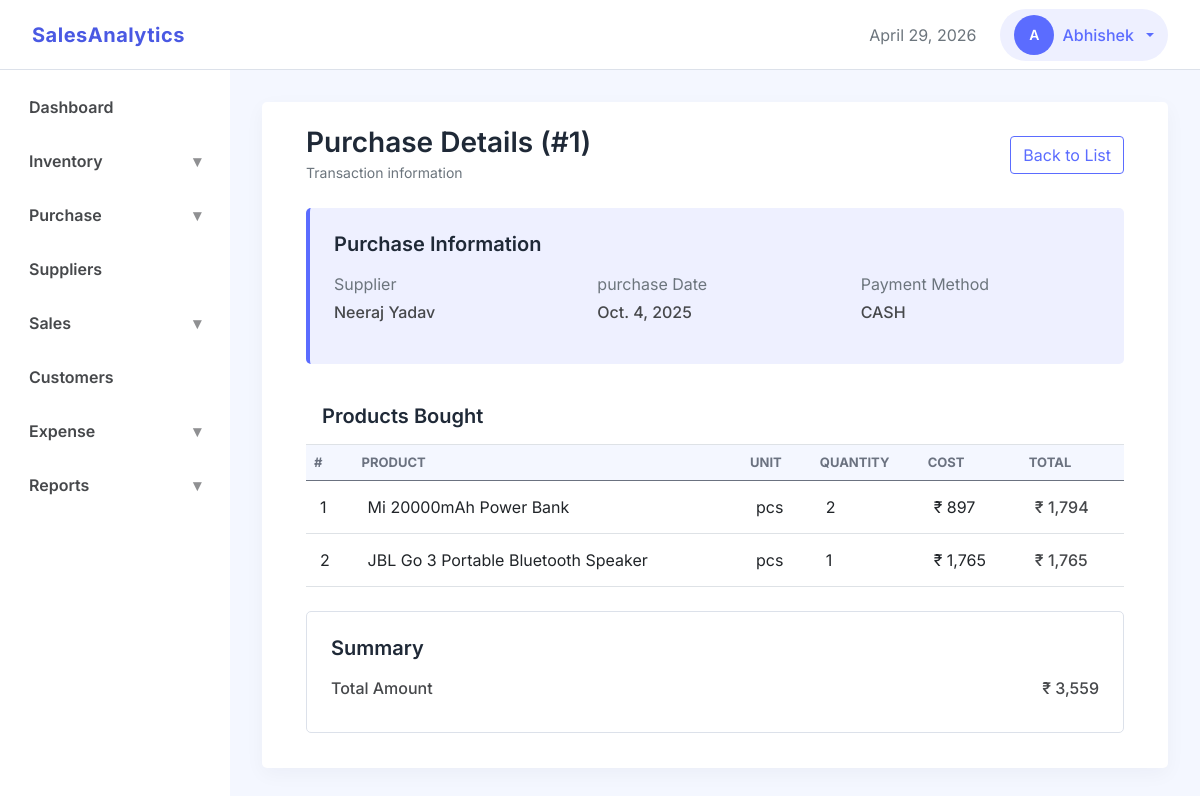
The app's page /purchases/view/1 (signed in) with its own data.
### accounts/models.py (models this page shows, shortened)
class User(AbstractUser):
    username = None # Remove username
    first_name = models.CharField(max_length=150)
    email = models.EmailField(unique=True)
    created_at = models.DateTimeField(auto_now_add=True)
    updated_at = models.DateTimeField(auto_now=True)
    USERNAME_FIELD = 'email'
    REQUIRED_FIELDS = []
    objects = UserManager() # Attach Manager

### purchases/models/purchases.py (models this page shows, shortened)
class Purchase(models.Model):
    class PaymentMethod(models.TextChoices):
        CASH = 'cash', 'Cash'
        CARD = 'card', 'Card'
        UPI = 'upi', 'UPI'
    supplier = models.ForeignKey(
        'purchases.Supplier',
        on_delete=models.SET_NULL,
        null=True,
        db_index=True,
        related_name='purchases'
        )
    purchase_date = models.DateField(db_index=True, default=localdate)
    total_amount = models.DecimalField(
        max_digits=12,
        decimal_places=2,
        validators=[MinValueValidator(1)]
        )
    payment_method = models.CharField(
        max_length=20,
        choices=PaymentMethod.choices,
        default=PaymentMethod.CASH
        )
    business = models.ForeignKey('business.Business', on_delete=models.CASCADE, related_name='purchases')
    created_by = models.ForeignKey('accounts.User', on_delete=models.SET_NULL, null=True, blank=True, related_name='created_purchases')
    created_at = models.DateTimeField(auto_now_add=True)
    updated_at = models.DateTimeField(auto_now=True)

class PurchaseItem(models.Model):
    purchase = models.ForeignKey(
        Purchase,
        on_delete=models.CASCADE,
        related_name='items'
        )
    product = models.ForeignKey(
        'inventory.Product',
        on_delete=models.PROTECT,
        related_name='purchase_items'
        )
    quantity = models.IntegerField(
        default=1,
        validators=[MinValueValidator(1)]
        )
    unit = models.CharField(
        max_length=20,
        )
    unit_cost = models.DecimalField(
        max_digits=12,
        decimal_places=2,
        validators=[MinValueValidator(0)]
        )
    item_total_cost = models.DecimalField(
        max_digits=12,
        decimal_places=2,
        validators=[MinValueValidator(0)]
        )
    business = models.ForeignKey('business.Business', on_delete=models.CASCADE, related_name='purchase_items')

### purchases/models/suppliers.py (models this page shows, shortened)
class Supplier(models.Model):
    class Meta:
        ordering = ['name']
    name = models.CharField(max_length=100)
    phone = models.CharField(max_length=10, unique=True)
    email = models.EmailField(max_length=100, blank=True)
    address = models.CharField(max_length=200, blank=True)
    business = models.ForeignKey('business.Business', on_delete=models.CASCADE, related_name='suppliers')
    created_at = models.DateTimeField(auto_now_add=True)
    updated_at = models.DateTimeField(auto_now=True)

### inventory/models.py (models this page shows, shortened)
class Product(models.Model):
    class UnitChoices(models.TextChoices):
        PIECE = 'pcs', 'Piece'
        KILOGRAM = 'kg', 'KG'
        LITER = 'l', 'Liter'
        GRAM = 'g', 'Gram'
        METER = 'm', 'Meter'
        BOX = 'box', 'Box'
        PACK = 'pack', 'Pack'
    name = models.CharField(max_length=100)
    description = models.TextField(blank=True)
    sku = models.CharField(max_length=100, unique=True)
    category = models.ForeignKey(
        ProductCategory, on_delete=models.PROTECT,
        db_index=True,
        related_name='products'
        )
    current_avg_cost = models.DecimalField(
        max_digits=12,
        decimal_places=2,
        blank=True,
        null=True
        )
    selling_price = models.DecimalField(
        max_digits=12,
        decimal_places=2
        )
    current_stock = models.IntegerField(
        default=0,
        validators=[MinValueValidator(0)]
        )
    unit = models.CharField(
        max_length=20,
        choices=UnitChoices.choices
        )
    reorder_level = models.IntegerField(
        default=0,
        validators=[MinValueValidator(0)]
        )
    is_active = models.BooleanField(default=True)
    business = models.ForeignKey('business.Business', on_delete=models.CASCADE, related_name='products')
    created_by = models.ForeignKey('accounts.User', on_delete=models.SET_NULL, null=True, blank=True, related_name='created_products')
    created_at = models.DateTimeField(auto_now_add=True)
    updated_at = models.DateTimeField(auto_now=True)

### purchases/views/purchases.py (the view)
# urls.py: path('view/<int:pk>', purchases.PurchaseDetailView.as_view(), name='purchase_detail'),
class PurchaseDetailView(DetailView):
    model = Purchase
    template_name = 'purchase/purchase_detail.html'
    context_object_name = 'purchase'
    def get_queryset(self):
        return Purchase.objects.filter(business_id=get_business_id(self.request))

### core/context_processors.py (called while the page is built)
def user_role(request):
    if request.user.is_authenticated:
        business_id = request.session.get('business_id')
        if business_id:
            membership = Membership.objects.filter(
                business_id=business_id,
                user=request.user
            ).first()
            if membership:
                return {'user_role': membership.role}
    return {'user_role': None}

### dashboard/templatetags/navigation_tags.py (called while the page is built)
@register.simple_tag(takes_context=True)
def active(context, *url_names):
    request = context['request']
    current_url = request.resolver_match.url_name
    if current_url in url_names:
        return 'active'
    return ''

@register.simple_tag(takes_context=True)
def show_menu(context, *url_names):
    request = context['request']
    current_url = request.resolver_match.url_name
    if current_url in url_names:
        return 'show'
    return ''

### purchases/views/purchases.py (called while the page is built)
def get_business_id(request):
    return request.session.get('business_id')

### templates/purchase/purchase_detail.html (shortened to what this page needs)
{% extends "base.html" %}
{% load static %}
{% load humanize %}
{% block css_files%}
    <link rel="stylesheet" href="{% static 'css/apps/list.css' %}">
{% endblock %}
{% block content %}
    <div class="container-fluid p-1">
        <div class="d-flex justify-content-between align-items-center mb-4">
            <div>
                <h3 class="section-title mb-0">Purchase Details (#{{ purchase.id }})</h3>
                <small class="text-muted">Transaction information</small>
            </div>
            <a href="{% url 'purchases_list' %}" class="btn btn-secondary">
                Back to List
            </a>
        </div>
        <div class="card-soft border-left mb-4 p-4">
            <h5 class="mb-3">Purchase Information</h5>
            <div class="row">
                <div class="col-md-4">
                    <p class="text-muted mb-1">Supplier</p>
                    <p class="text-semibold">
                        {{ purchase.supplier.name }}
                    </p>
                </div>
                <div class="col-md-4">
                    <p class="text-muted mb-1">purchase Date</p>
                    <p class="text-semibold">{{ purchase.purchase_date }}</p>
                </div>
                <div class="col-md-4">
                    <p class="text-muted mb-1">Payment Method</p>
                    <p class="text-semibold">{{ purchase.payment_method|upper }}</p>
                </div>
            </div>
        </div>
        <div class="mb-4">
            <div class="p-3 border-bottom">
                <h5 class="mb-0">Products Bought</h5>
            </div>
            <div class="table-responsive">
                <table class="table table-hover align-middle data-table mb-0">
                    <thead>
                        <tr>
                            <th>#</th>
                            <th>Product</th>
                            <th>Unit</th>
                            <th>Quantity</th>
                            <th>Cost</th>
                            <th>Total</th>
                        </tr>
                    </thead>
                    <tbody>
                        {% for item in purchase.items.all %}
                        <tr>
                            <td>{{ forloop.counter }}</td>
                            <td>{{ item.product.name }}</td>
                            <td>{{ item.unit }}</td>
                            <td>{{ item.quantity }}</td>
                            <td>₹ {{ item.unit_cost|floatformat:0|intcomma }}</td>
                            <td class="text-semibold">₹ {{ item.item_total_cost|floatformat:0|intcomma }}</td>
                        </tr>
                        {% endfor %}
                    </tbody>
                </table>
            </div>
        </div>
        <div class="custom-card p-4">
            <h5 class="mb-3">Summary</h5>
            <div class="d-flex justify-content-between mb-2">
                <span class="text-semibold">Total Amount</span>
                <span class="text-semibold">₹ {{ purchase.total_amount|floatformat:0|intcomma }}</span>
            </div>
        </div>
    </div>
{% endblock %}

### templates/partials/navbar.html (shortened to what this page needs)
<nav class="navbar custom-navbar d-flex justify-content-between align-items-center">
    <div class="d-flex align-items-center gap-4">
        <a class="navbar-brand" href="{% url 'dashboard' %}">SalesAnalytics</a>
    </div>
    <div class="d-flex align-items-center gap-4">
        <span class="text-muted" id="nav-date"></span>
        {% if user.is_authenticated %}
            <div class="dropdown">
                <button class="btn admin-btn dropdown-toggle d-flex align-items-center gap-2"
                        data-bs-toggle="dropdown"
                        aria-expanded="false">
                    <div class="avatar">{{ user.first_name|default:user.email|slice:':1'|upper }}</div>
                    <span>{{ user.first_name }}</span>
                </button>
            </div>
        {% else %}
            <div>
                <a class="btn btn-primary me-2" href="{% url 'signin' %}">Sign In</a>
                <a class="btn btn-outline-primary" href="{% url 'signup' %}">Sign Up</a>
            </div>
        {% endif %}
    </div>
</nav>

### static/css/base.css (style rules this page uses)
:root { --clr-primary: #5b6cff; --clr-secondary: #4038c6; --clr-primary-hover: #4a59e3; --clr-primary-medium: #dbdffc; --clr-primary-soft: #eef0ff; --clr-accent: #00c2ff; --primary-gradient: linear-gradient(135deg, var(--clr-secondary), var(--clr-primary)); --secondary-gradient: linear-gradient(130deg, var(--clr-primary-hover), var(--clr-primary)); --clr-bg-main: #ffffff; --clr-bg-content: #f4f7ff; --clr-bg-btn-secondary: #eaeaea; --clr-bg-components: #f5f7fa; --clr-text-main: #1f2937; --clr-text-medium: #46484b; --clr-text-muted: #6b7280; --clr-text-placeholder: #c4c7cc; --clr-text-light: #fefefc; --clr-border: #dce1ea; --clr-border-light: #e4e7ec; --shadow-soft: 0 6px 20px rgba(17, 24, 39, 0.04); --radius: 5px; --nav-height: 70px; --space-xs: 8px; --space-sm: 12px; --space-md: 16px; --space-lg: 24px; --space-xl: 32px; }
* { box-sizing: border-box; }
body { margin: 0; padding: 0; font-family: "Inter", sans-serif; color: var(--clr-text-main); background: var(--clr-bg-main); -webkit-font-smoothing: antialiased; }
h1, h2, h3, h4, h5 { font-weight: 600; margin-bottom: 0.5rem; }
p { color: var(--clr-text-muted); margin-bottom: 1rem; }
.text-muted { color: var(--clr-text-muted); }
.text-semibold { color: var(--clr-text-medium); font-weight: 500; }
.border-left { border-left: 4px solid var(--clr-primary) !important; }

### static/css/layout.css (style rules this page uses)
.custom-navbar { height: var(--nav-height); background: var(--clr-bg-main); border-bottom: 1px solid var(--clr-border); padding: 0 32px; }
.navbar-brand { font-weight: 700; color: var(--clr-primary); letter-spacing: 0.5px; transition: color 0.5s ease; }
.navbar-brand { color: var(--clr-primary-hover); }
.admin-btn { background: var(--clr-primary-soft); border: none; border-radius: 30px; padding: 6px 14px; font-weight: 500; color: var(--clr-primary); }
.avatar { width: 32px; height: 32px; background: var(--clr-primary); color: #ffffff; font-size: 14px; font-weight: 600; display: flex; align-items: center; justify-content: center; border-radius: 50%; }
.table td { vertical-align: middle; }

### static/css/components.css (style rules this page uses)
.custom-card { background: #ffffff; border-radius: var(--radius); border: 1px solid var(--clr-border); }
.card-soft { background-color: var(--clr-primary-soft); border-radius: var(--radius); height: 100%; }
.btn-secondary { background: none !important; border-color: var(--clr-primary) !important; color: var(--clr-primary) !important; }
.avatar { width: 40px; height: 40px; border-radius: 50%; object-fit: cover; }
.table-responsive { overflow: visible; }

### static/css/apps/list.css (style rules this page uses)
.data-table thead { background: var(--clr-bg-content); }
.data-table th { font-size: 13px; text-transform: uppercase; color: var(--clr-text-muted); }
.data-table td { padding: 14px; }

### records on screen
User: first_name "A", first_name "Abhishek"
Purchase: id "1", supplier.name "Neeraj Yadav", purchase_date "Oct. 4, 2025", payment_method "CASH", total_amount "3,559"
PurchaseItem: product.name "Mi 20000mAh Power Bank", unit "pcs", quantity "2", unit_cost "897", item_total_cost "1,794"
PurchaseItem: product.name "JBL Go 3 Portable Bluetooth Speaker", unit "pcs", quantity "1", unit_cost "1,765", item_total_cost "1,765"
